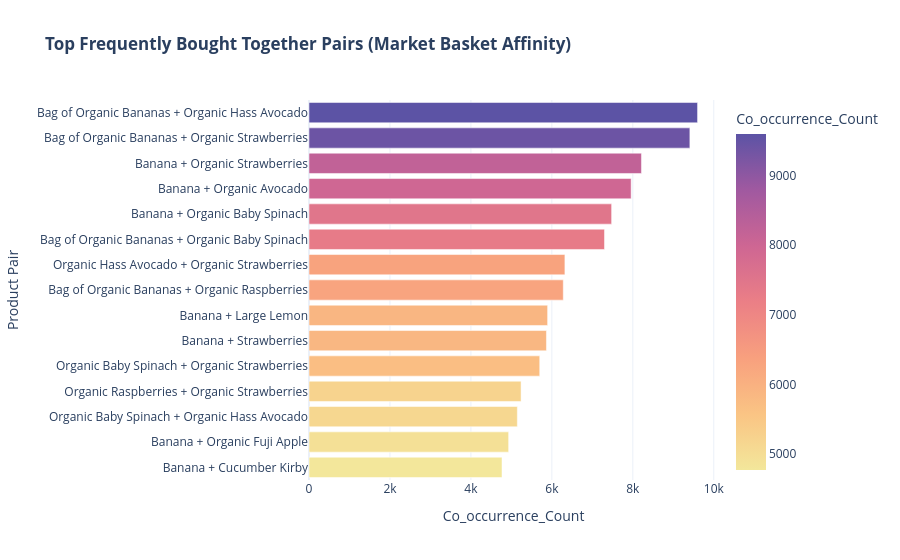

This figure's notebook cell:
### Markdown cell above
## 8. Market Basket Association Analysis (Top Product Pairs)
Konsay do products sab se zyada ek sath cart me add hote hain (Co-occurrence Matrix).

### Code cell
# Calculate Top 15 Frequently Bought Together Pairs
order_baskets = order_details.groupby('order_id')['product_name'].apply(list)

pair_counter = Counter()
for basket in order_baskets:
    unique_items = sorted(list(set(basket)))
    if len(unique_items) > 1:
        for pair in combinations(unique_items, 2):
            pair_counter[pair] += 1

top_pairs = pair_counter.most_common(15)
pairs_df = pd.DataFrame([
    {'Product A': pair[0], 'Product B': pair[1], 'Co_occurrence_Count': count}
    for pair, count in top_pairs
])

fig_pairs = px.bar(
    pairs_df,
    x='Co_occurrence_Count',
    y=[f"{a} + {b}" for a, b in zip(pairs_df['Product A'], pairs_df['Product B'])],
    orientation='h',
    color='Co_occurrence_Count',
    color_continuous_scale='Sunset',
    title='<b>Top Frequently Bought Together Pairs (Market Basket Affinity)</b>',
    labels={'x': 'Co-occurrence Frequency', 'y': 'Product Pair'}
)
fig_pairs.update_layout(template='plotly_white', yaxis={'categoryorder':'total ascending'}, showlegend=False)
fig_pairs.show()

### Figure 1 — Plotly figure (JSON) as saved in the notebook; plotly's stock layout.template omitted (floating-point values rounded to 4 significant figures)
{"data": [{"hovertemplate": "Co_occurrence_Count=%{marker.color}<br>Product Pair=%{y}<extra></extra>", "legendgroup": "", "marker": {"color": [9599, 9409, 8213, 7958, 7476, 7300, 6322, 6282, 5895, 5866, 5700, 5239, 5147, 4932, 4768], "coloraxis": "coloraxis", "pattern": {"shape": ""}}, "name": "", "orientation": "h", "showlegend": false, "textposition": "auto", "type": "bar", "x": [9599, 9409, 8213, 7958, 7476, 7300, 6322, 6282, 5895, 5866, 5700, 5239, 5147, 4932, 4768], "xaxis": "x", "y": ["Bag of Organic Bananas + Organic Hass Avocado", "Bag of Organic Bananas + Organic Strawberries", "Banana + Organic Strawberries", "Banana + Organic Avocado", "Banana + Organic Baby Spinach", "Bag of Organic Bananas + Organic Baby Spinach", "Organic Hass Avocado + Organic Strawberries", "Bag of Organic Bananas + Organic Raspberries", "Banana + Large Lemon", "Banana + Strawberries", "Organic Baby Spinach + Organic Strawberries", "Organic Raspberries + Organic Strawberries", "Organic Baby Spinach + Organic Hass Avocado", "Banana + Organic Fuji Apple", "Banana + Cucumber Kirby"], "yaxis": "y"}], "layout": {"barmode": "relative", "coloraxis": {"autocolorscale": false, "colorbar": {"title": {"text": "Co_occurrence_Count"}}, "colorscale": [[0, "rgb(243, 231, 155)"], [0.1667, "rgb(250, 196, 132)"], [0.3333, "rgb(248, 160, 126)"], [0.5, "rgb(235, 127, 134)"], [0.6667, "rgb(206, 102, 147)"], [0.8333, "rgb(160, 89, 160)"], [1, "rgb(92, 83, 165)"]]}, "legend": {"tracegroupgap": 0}, "showlegend": false, "title": {"text": "<b>Top Frequently Bought Together Pairs (Market Basket Affinity)</b>"}, "xaxis": {"anchor": "y", "domain": [0, 1], "title": {"text": "Co_occurrence_Count"}}, "yaxis": {"anchor": "x", "categoryorder": "total ascending", "domain": [0, 1], "title": {"text": "Product Pair"}}}}
